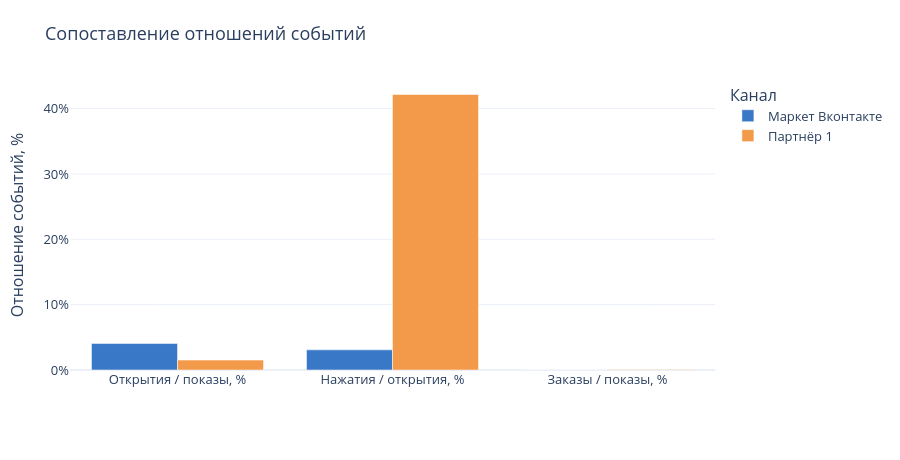

Write notebook code for a chart like this one.
### Markdown cell above
### Интерактивно: отношения событий
Это отношения агрегированных событий, а не когортные конверсии. Заказы партнёра включают прямые переходы, в том числе без открытия карточки.

Различие 3,08% и 42,16% не означает сопоставимую конверсию: кнопки ведут к разным следующим шагам. Разбивки по назначению и связанной когорты нет.

### Code cell
rate_names = ['Открытия / показы, %', 'Нажатия / открытия, %', 'Заказы / показы, %']
fig = go.Figure()
for channel, color in [(mv, '#3978C6'), (p1, '#F2994A')]:
    fig.add_bar(name=channel, x=rate_names, y=efficiency.loc[rate_names, channel], marker_color=color,
                hovertemplate='%{x}<br>%{fullData.name}: %{y:.2f}%<extra></extra>')
fig.update_layout(barmode='group')
fig.update_yaxes(rangemode='tozero', ticksuffix='%')
show_plotly(fig, 'Сопоставление отношений событий', '', 'Отношение событий, %', 460)

### Figure 1 — Plotly figure (JSON) as saved in the notebook; plotly's stock layout.template omitted (floating-point values rounded to 4 significant figures)
{"data": [{"hovertemplate": "%{x}<br>%{fullData.name}: %{y:.2f}%<extra></extra>", "marker": {"color": "#3978C6"}, "name": "Маркет Вконтакте", "x": ["Открытия / показы, %", "Нажатия / открытия, %", "Заказы / показы, %"], "y": [4.05, 3.085, 0.00866], "type": "bar"}, {"hovertemplate": "%{x}<br>%{fullData.name}: %{y:.2f}%<extra></extra>", "marker": {"color": "#F2994A"}, "name": "Партнёр 1", "x": ["Открытия / показы, %", "Нажатия / открытия, %", "Заказы / показы, %"], "y": [1.516, 42.16, 0.086], "type": "bar"}], "layout": {"barmode": "group", "font": {"size": 13}, "height": 460, "hoverlabel": {"namelength": -1}, "legend": {"title": {"text": "Канал"}}, "margin": {"b": 90, "l": 70, "r": 30, "t": 80}, "title": {"text": "Сопоставление отношений событий"}, "xaxis": {"title": {"text": ""}}, "yaxis": {"rangemode": "tozero", "ticksuffix": "%", "title": {"text": "Отношение событий, %"}}}}
